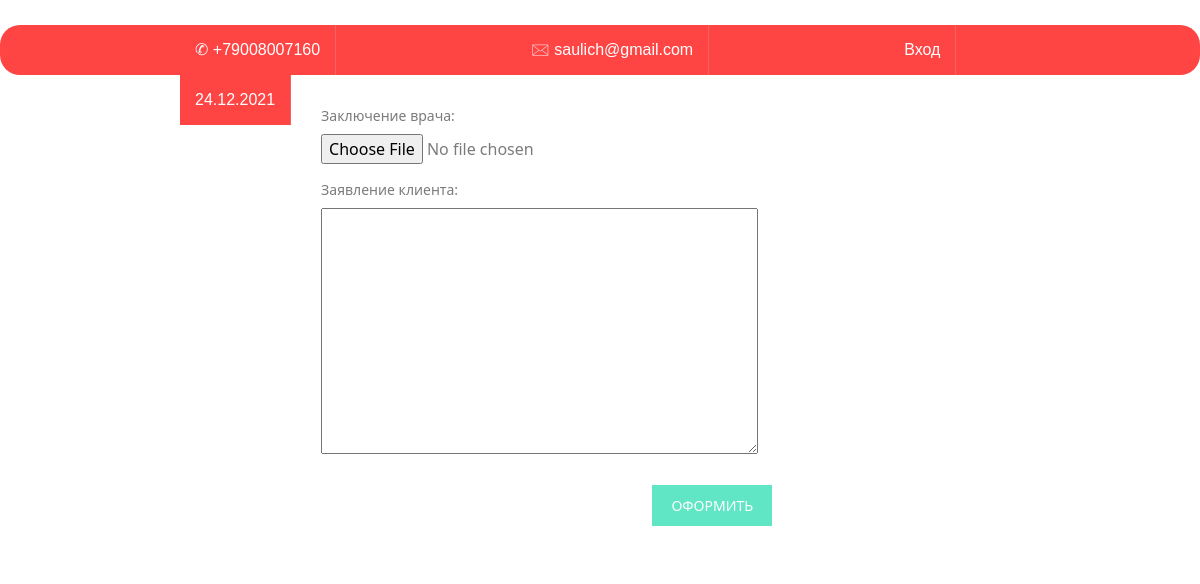
The page /application_for_payment.html/24 (signed in) on the database as committed earlier.
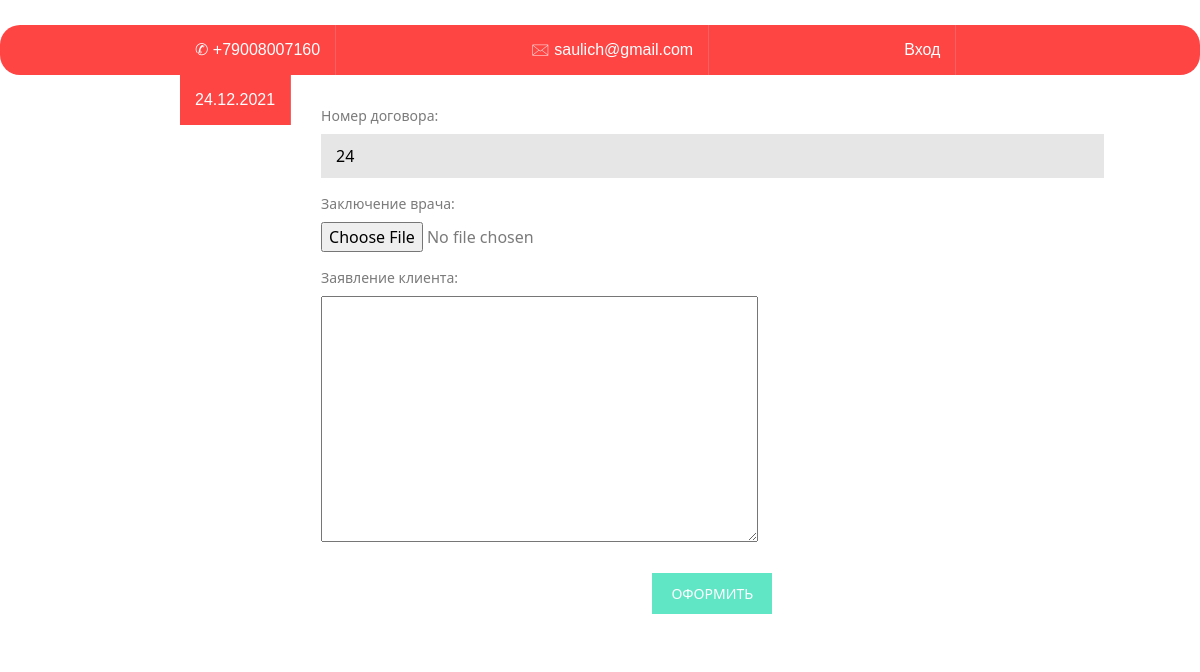
The same page on the database as committed later.
### firstapp/models.py (models this page shows)
class Dogovor(models.Model):
    customer = models.ForeignKey(Customer, on_delete=models.CASCADE)
    employeer = models.ForeignKey(Employeer, on_delete=models.CASCADE)
    type_view = models.ForeignKey(TypeOfInsurance, on_delete=models.CASCADE)
    time = models.DateField(default=timezone.now)
    sum_insurance = models.DecimalField(max_digits=20, decimal_places=2)

### firstapp/views.py (the view, shortened to what this page needs)
# urls.py: path('application_for_payment.html/<int:id>', PageApplicationPayment.as_view()),
class PageApplicationPayment(View):
    def get(self, request, id):
        if 'id_user' in request.session.keys():
            rezult_info = get_info_dogovor_2(request.session['id_user'], id)
            context = {
                'rezult_info': rezult_info
            }
        return render(request, 'application_for_payment.html', context=context)

### firstapp/basa.py (called while the page is built)
def get_info_dogovor_2(user_id, id):
    info_dogovor = Dogovor.objects.filter(customer=user_id, id = id)
    return info_dogovor

### firstapp/templates/application_for_payment.html (shortened to what this page needs)
{% extends 'layout.html'%}
{% block content %}
<div class="container">
<form method="post" enctype="multipart/form-data">
    {% for info in rezult_info %}
        <div>
            <label for="name">Номер договора: </label>
            <input type="text" name="dogovor" value="{{info.id}}" required>
        </div>
     {% endfor %}
        <div>
            <label for="name">Заключение врача:</label>
            <input type="file" name="doctor_opinion"  required>
        </div>
        <div>
            <label for="name">Заявление клиента:</label>
            <textarea rows="10" cols="45" name="customer_request"> </textarea>
        </div>
      <button type="submit">Оформить</button>
</form>
</div>
{% endblock %}

Rows that differ between the two databases and show on the page:
added Dogovor: dogovor "24"
